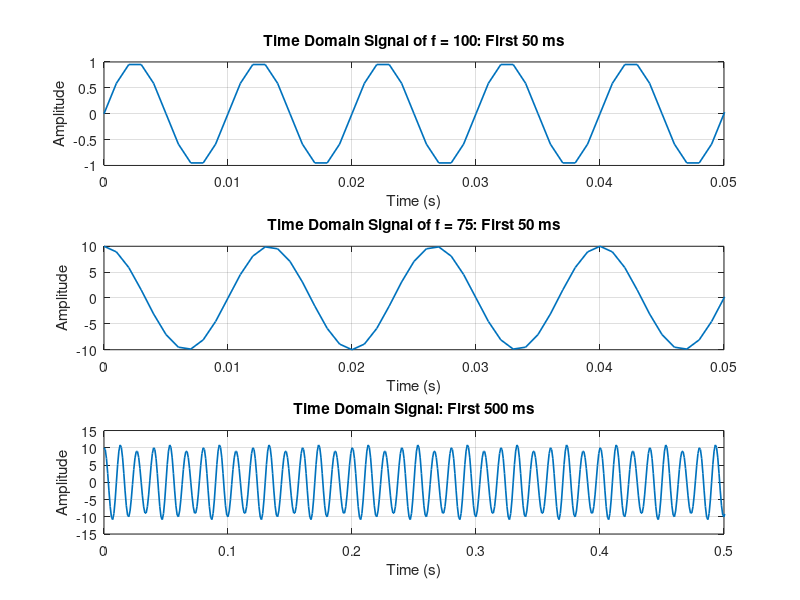

Write the MATLAB code that produced this figure. (Note: this script raises an error after producing the figure.)
clear all; close all;clc;
%% 
% Time creation
fs = 1000; T = 10;
N = T * fs;  t = 0:1/fs:T - 1/fs;

%%
%a
a1 = 1; f1 = 100; phi1 = 0;

a2 = 10; f2 = 75; phi2 = pi/2;

s1 = a1 *  sin(2*pi*f1*t + phi1);
s2 = a2 *  sin(2*pi*f2*t + phi2);

s = s1+s2;

figure;
subplot(311);
plot(t, s1, 'LineWidth', 1.2);
grid on;
xlabel('Time (s)');
ylabel('Amplitude');
title('Time Domain Signal of f = 100: First 50 ms');
xlim([0 0.05]);

subplot(312);
plot(t, s2, 'LineWidth', 1.2);
grid on;
xlabel('Time (s)');
ylabel('Amplitude');
title('Time Domain Signal of f = 75: First 50 ms');
xlim([0 0.05]);

subplot(313);
plot(t, s, 'LineWidth', 1.2);
grid on;
xlabel('Time (s)');
ylabel('Amplitude');
title('Time Domain Signal: First 500 ms');
xlim([0 0.5]);
%%
%power spectrum
figure;
pspectrum(s, fs, 'power');
title('Power Spectrum (dB)');
xlim([0 200]);
